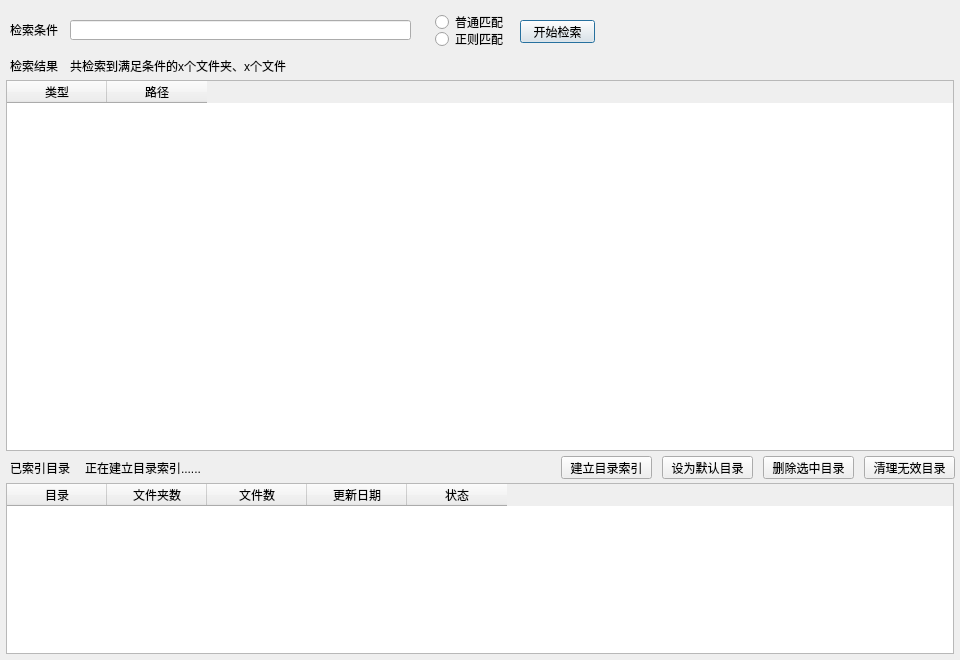
<?xml version="1.0" encoding="UTF-8"?>
<ui version="4.0">
 <class>Dialog</class>
 <widget class="QDialog" name="Dialog">
  <property name="geometry">
   <rect>
    <x>0</x>
    <y>0</y>
    <width>960</width>
    <height>660</height>
   </rect>
  </property>
  <property name="windowTitle">
   <string>文件检索 子安专用</string>
  </property>
  <property name="windowIcon">
   <iconset>
    <normaloff>../zincsearch_logo_icon_249096.ico</normaloff>../zincsearch_logo_icon_249096.ico</iconset>
  </property>
  <widget class="QLineEdit" name="lineEdit_Filter">
   <property name="geometry">
    <rect>
     <x>70</x>
     <y>20</y>
     <width>341</width>
     <height>20</height>
    </rect>
   </property>
  </widget>
  <widget class="QLabel" name="label">
   <property name="geometry">
    <rect>
     <x>10</x>
     <y>24</y>
     <width>54</width>
     <height>12</height>
    </rect>
   </property>
   <property name="text">
    <string>检索条件</string>
   </property>
  </widget>
  <widget class="QPushButton" name="pushButton_SearchFiles">
   <property name="geometry">
    <rect>
     <x>520</x>
     <y>20</y>
     <width>75</width>
     <height>23</height>
    </rect>
   </property>
   <property name="text">
    <string>开始检索</string>
   </property>
  </widget>
  <widget class="QTableWidget" name="tableWidget_SearchResult">
   <property name="geometry">
    <rect>
     <x>6</x>
     <y>80</y>
     <width>948</width>
     <height>371</height>
    </rect>
   </property>
   <property name="minimumSize">
    <size>
     <width>871</width>
     <height>321</height>
    </size>
   </property>
   <property name="columnCount">
    <number>2</number>
   </property>
   <column>
    <property name="text">
     <string>类型</string>
    </property>
   </column>
   <column>
    <property name="text">
     <string>路径</string>
    </property>
   </column>
  </widget>
  <widget class="QLabel" name="label_2">
   <property name="geometry">
    <rect>
     <x>10</x>
     <y>60</y>
     <width>54</width>
     <height>12</height>
    </rect>
   </property>
   <property name="text">
    <string>检索结果</string>
   </property>
  </widget>
  <widget class="QLabel" name="label_3">
   <property name="geometry">
    <rect>
     <x>10</x>
     <y>458</y>
     <width>61</width>
     <height>20</height>
    </rect>
   </property>
   <property name="text">
    <string>已索引目录</string>
   </property>
  </widget>
  <widget class="QTableWidget" name="tableWidget_RootPath">
   <property name="geometry">
    <rect>
     <x>6</x>
     <y>483</y>
     <width>948</width>
     <height>171</height>
    </rect>
   </property>
   <column>
    <property name="text">
     <string>目录</string>
    </property>
   </column>
   <column>
    <property name="text">
     <string>文件夹数</string>
    </property>
   </column>
   <column>
    <property name="text">
     <string>文件数</string>
    </property>
   </column>
   <column>
    <property name="text">
     <string>更新日期</string>
    </property>
   </column>
   <column>
    <property name="text">
     <string>状态</string>
    </property>
   </column>
  </widget>
  <widget class="QPushButton" name="pushButton_BulidFilesIndex">
   <property name="geometry">
    <rect>
     <x>561</x>
     <y>456</y>
     <width>91</width>
     <height>23</height>
    </rect>
   </property>
   <property name="text">
    <string>建立目录索引</string>
   </property>
  </widget>
  <widget class="QLabel" name="label_SearchResultNum">
   <property name="geometry">
    <rect>
     <x>70</x>
     <y>60</y>
     <width>451</width>
     <height>12</height>
    </rect>
   </property>
   <property name="text">
    <string>共检索到满足条件的x个文件夹、x个文件</string>
   </property>
  </widget>
  <widget class="QRadioButton" name="radioButton_Common">
   <property name="geometry">
    <rect>
     <x>435</x>
     <y>14</y>
     <width>89</width>
     <height>16</height>
    </rect>
   </property>
   <property name="text">
    <string>普通匹配</string>
   </property>
   <property name="autoRepeat">
    <bool>false</bool>
   </property>
  </widget>
  <widget class="QRadioButton" name="radioButton_RegExp">
   <property name="geometry">
    <rect>
     <x>435</x>
     <y>31</y>
     <width>89</width>
     <height>16</height>
    </rect>
   </property>
   <property name="text">
    <string>正则匹配</string>
   </property>
  </widget>
  <widget class="QPushButton" name="pushButton_SetDefaultSearchPath">
   <property name="geometry">
    <rect>
     <x>662</x>
     <y>456</y>
     <width>91</width>
     <height>23</height>
    </rect>
   </property>
   <property name="toolTip">
    <string>&lt;html&gt;&lt;head/&gt;&lt;body&gt;&lt;p&gt;&lt;br/&gt;&lt;/p&gt;&lt;/body&gt;&lt;/html&gt;</string>
   </property>
   <property name="text">
    <string>设为默认目录</string>
   </property>
  </widget>
  <widget class="QPushButton" name="pushButton_CleanInvalidPath">
   <property name="geometry">
    <rect>
     <x>864</x>
     <y>456</y>
     <width>91</width>
     <height>23</height>
    </rect>
   </property>
   <property name="text">
    <string>清理无效目录</string>
   </property>
  </widget>
  <widget class="QPushButton" name="pushButton_DeleteChoosedPath">
   <property name="geometry">
    <rect>
     <x>763</x>
     <y>456</y>
     <width>91</width>
     <height>23</height>
    </rect>
   </property>
   <property name="text">
    <string>删除选中目录</string>
   </property>
  </widget>
  <widget class="QLabel" name="label_BuildingFilesIndex">
   <property name="geometry">
    <rect>
     <x>85</x>
     <y>458</y>
     <width>421</width>
     <height>20</height>
    </rect>
   </property>
   <property name="text">
    <string>正在建立目录索引......</string>
   </property>
  </widget>
  <zorder>lineEdit_Filter</zorder>
  <zorder>label</zorder>
  <zorder>pushButton_SearchFiles</zorder>
  <zorder>label_2</zorder>
  <zorder>label_3</zorder>
  <zorder>tableWidget_RootPath</zorder>
  <zorder>pushButton_BulidFilesIndex</zorder>
  <zorder>tableWidget_SearchResult</zorder>
  <zorder>label_SearchResultNum</zorder>
  <zorder>radioButton_Common</zorder>
  <zorder>radioButton_RegExp</zorder>
  <zorder>pushButton_SetDefaultSearchPath</zorder>
  <zorder>pushButton_CleanInvalidPath</zorder>
  <zorder>pushButton_DeleteChoosedPath</zorder>
  <zorder>label_BuildingFilesIndex</zorder>
 </widget>
 <resources/>
 <connections/>
</ui>
